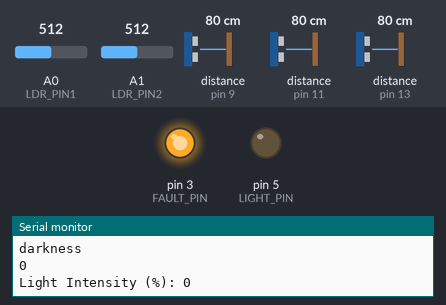
A sketch run on a simulated Arduino Uno, built with avr-gcc and run on an emulated ATmega328P. On the bench: output pins drawn as LEDs (lit = HIGH), the last lines printed to the serial monitor. The inputs (shaded band) are chosen by the test bench; at power-on: A0 (LDR_PIN1) = 512, distance to the obstacle (sensors on pin 9, pin 11, pin 13) 80 cm, A1 (LDR_PIN2) = 512. The echo pulse lasts 58.3 µs per cm; pins used as bus, display or sensor lines are not drawn.

Above: at 1.3 s.
1.4 s: A0 (LDR_PIN1) set to 485
At 2.4 s:
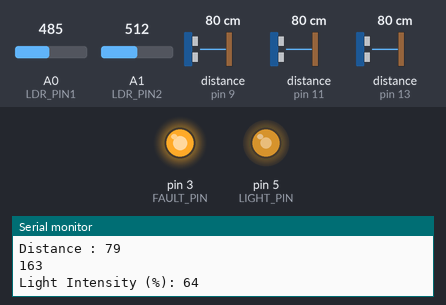
3.0 s: A0 (LDR_PIN1) set to 510
At 3.6 s:
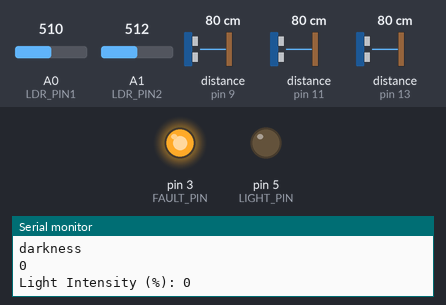
6.0 s: A0 (LDR_PIN1) set to 490
At 6.6 s:
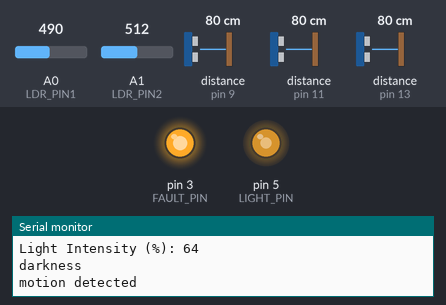
7.5 s: distance to the obstacle (sensor on pin 9) set to 2 cm
At 8.2 s:
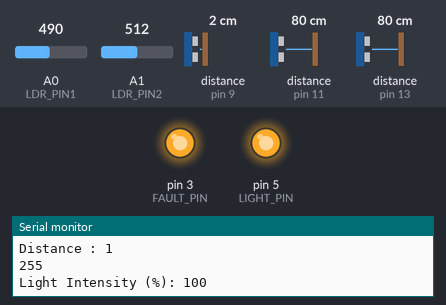
9.1 s: distance to the obstacle (sensor on pin 9) set to 120 cm
At 9.8 s:
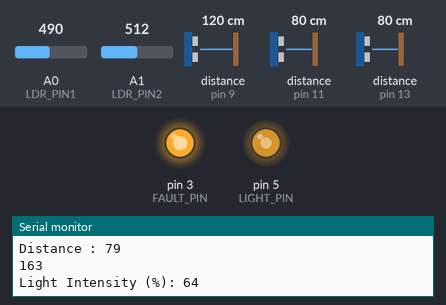
10.6 s: distance to the obstacle (sensor on pin 11) set to 4 cm
At 11.7 s:
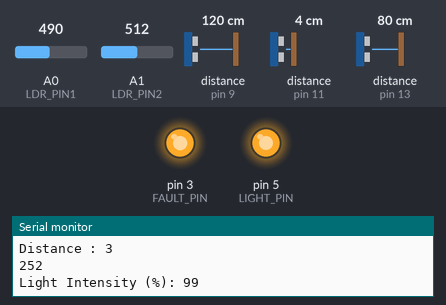
Timing chart, 0 to 13.2 s (numbered marks = the images above; inputs shaded):
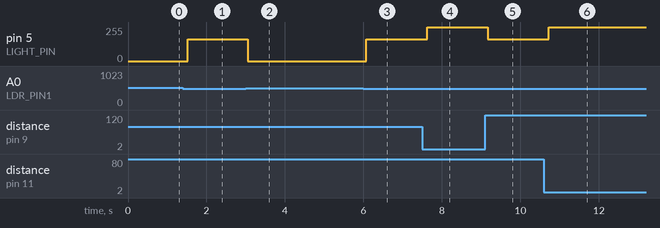

The sketch:

ardiuno_street_light_codeing_using_ultrasonic.ino.ino
```cpp
const int LDR_PIN1 = A0; // LDR sensor pin
const int PIR_PIN = 2;  // PIR sensor pin
const int TRIGGER_PIN[] = {8,10,12}; // Ultrasonic sensor trigger pin
const int ECHO_PIN[] = {9,11,13};    // Ultrasonic sensor echo pin
const int LIGHT_PIN = 5;   // Output pin to control the light (e.g., LED)
const int FAULT_PIN=3;
const int LDR_PIN2 = A1;
const int outputPin= 4;
int lightIntensity = 30;    // Initial light intensity (30%)
int maxDistance = 150;       // Maximum distance for light control (60 cm)
const int numSensors = 3;
int minDistance=0;
void setup() {
  pinMode(LDR_PIN1, INPUT);
  pinMode(PIR_PIN, INPUT);
  pinMode(LIGHT_PIN, OUTPUT);
  pinMode(FAULT_PIN, OUTPUT);
  pinMode(LDR_PIN2, INPUT);
  pinMode(3, OUTPUT);
  digitalWrite(3, HIGH);
  //pinMode(outputPin, OUTPUT);  // Initialize serial communication for debugging
  Serial.begin(9600);
  for (int i = 0; i < numSensors; i++) {
    pinMode(TRIGGER_PIN[i], OUTPUT);
    pinMode(ECHO_PIN[i], INPUT);
  }

}

void loop() {
  int ldr1Value = analogRead(LDR_PIN1);
  //int pirValue = digitalRead(PIR_PIN);
  int pirValue = 1;
  int ldr2Value = analogRead(LDR_PIN2);
  int count=0;
  // Check if it's dark (LDR sensed low light)
  if (ldr1Value < 500)
  {
    Serial.println("darkness");
    // If motion is detected, control the light intensity based on distance
    if (pirValue == HIGH)
    {
      Serial.println("motion detected");
      int distance = getminDistance();
      Serial.print("Distance : ");
      Serial.println(distance);

      lightIntensity = map(distance, 0, maxDistance, 100, 30); // Map distance to light intensity
      lightIntensity = constrain(lightIntensity, 30, 100);      // Ensure it's within bounds (30-100%)
    }
    else
    {
      Serial.println("motion not detected");
      // No motion detected, reset the light intensity to 30%
      lightIntensity = 30;
    }
  }
  else
  {
    Serial.println("darkness");
    // It's not dark, turn off the light
    lightIntensity = 0;
  }
  Serial.println(map(lightIntensity, 0, 100, 0, 255));
  // Control the light based on the calculated intensity
  analogWrite(LIGHT_PIN, map(lightIntensity, 0, 100, 0, 255));

  // Debugging output
  Serial.print("Light Intensity (%): ");
  Serial.println(lightIntensity);
  // Check if LDR 1 detects darkness and LDR 2 experiences brightness
  if (ldr1Value < 200 && ldr2Value > 800) {
    digitalWrite(outputPin, HIGH);
    delay(10000); // Keep the output pin high for 10 seconds
    digitalWrite(outputPin, LOW);
  }
  // Check if LDR 2 does not experience brightness for more than 24 hours
  unsigned long currentMillis = millis();
  static unsigned long lastBrightnessTime = 0;
  static boolean brightnessFlag = false;
  if (ldr2Value < 800)
  {
    if (!brightnessFlag)
    {
      lastBrightnessTime = currentMillis;
      brightnessFlag = true;
    }
    // Check if it's been more than 24 hours
    if (currentMillis - lastBrightnessTime >= 28800000UL) { // 24 hours in milliseconds
      digitalWrite(outputPin, HIGH);
      delay(10000); // Keep the output pin high for 10 seconds
      digitalWrite(outputPin, LOW);
      brightnessFlag = false; // Reset the flag
    }
  }
  else
  {
    brightnessFlag = false; // Reset the flag when brightness is detected
  }
  delay(500); // Delay for stability

}

int getDistance(int TRIGGER_PIN,int ECHO_PIN) {
  digitalWrite(TRIGGER_PIN, LOW);
  delayMicroseconds(2);
  digitalWrite(TRIGGER_PIN, HIGH);
  delayMicroseconds(10);
  digitalWrite(TRIGGER_PIN, LOW);

  long duration = pulseIn(ECHO_PIN, HIGH);

  // Calculate distance in centimeters
  int distance = duration * 0.034 / 2;

  return distance;
}
int getminDistance(){
  unsigned long distances[numSensors];

  // Measure distances using each sensor
  for (int i = 0; i < numSensors; i++) {
    distances[i] = getDistance(TRIGGER_PIN[i], ECHO_PIN[i]);
  }

  // Find the minimum distance
  unsigned long minDistance = distances[0];
  for (int i = 0; i < numSensors; i++) {
    if (distances[i] < minDistance) {
      minDistance = distances[i];
    }
  }
  return minDistance;

}
```

Measured:
- the behaviour switches between 500 and 499 on A0 (LDR_PIN1) (found by bisection; images 0 and 1)
- after the input at 1.4 s, pin 5 (LIGHT_PIN): 0/255 → 163/255 after 0.12 s
- after the input at 3.0 s, pin 5 (LIGHT_PIN): 163/255 → 0/255 after 0.05 s
- after the input at 6.0 s, pin 5 (LIGHT_PIN): 0/255 → 163/255 after 0.07 s
- after the input at 7.5 s, pin 5 (LIGHT_PIN): 163/255 → 255/255 after 0.12 s
- after the input at 9.1 s, pin 5 (LIGHT_PIN): 255/255 → 163/255 after 0.06 s
- after the input at 10.6 s, pin 5 (LIGHT_PIN): 163/255 → 252/255 after 0.12 s
